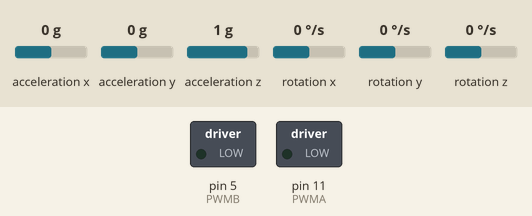
A sketch run on a simulated Arduino Uno, built with avr-gcc and run on an emulated ATmega328P. Parts: switched loads named in the sketch (green lamp = pin HIGH). The inputs (shaded band) are chosen by the test bench; at power-on: acceleration x 0 g, acceleration y 0 g, acceleration z 1 g, rotation x 0 °/s, rotation y 0 °/s, rotation z 0 °/s. EEPROM starts erased. At 8.3 s the program stops and its outputs stay as they are.

Above: at 0.0 s.
At 1.6 s:
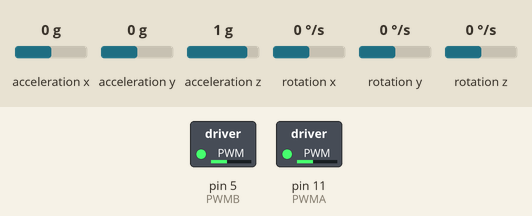
Timing chart, 0 to 3.1 s (numbered marks = the images above):
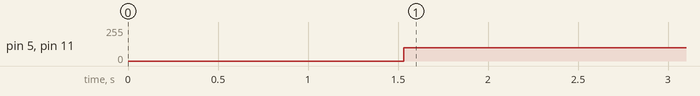

Measured:
- by itself, pin 5 (PWMB), pin 11 (PWMA): 0/255 → 100/255 at 1.5 s

The sketch:

AutomaticCalibrateIMU.ino
```cpp
/*This script is used to calibrate the Pheeno robot's IMU. Stores the values in the
EEPROM.*/

#include <Wire.h>
#include <LSM303.h>
#include <EEPROM.h>

LSM303 compass;
LSM303::vector<int16_t> running_min = {32767, 32767, 32767}, running_max = {-32768, -32768, -32768};

float accX = 0;
float accY = 0;
float accZ = 0;

float count = 1;
int eeAddress = 0;

///////////////////////////////////////////////////////////
//Pin Numbers Here
///////////////////////////////////////////////////////////

const uint8_t IRC = 0; // Analog input center sensor
const uint8_t IRLF = 1; // Analog input left forward sensor
const uint8_t IRL = 2; // Analog input left sensor
const uint8_t IRB = 3; // Analog input back sensor
const uint8_t IRRF = 6; // Analog input right forward sensor
const uint8_t IRR = 7; // Analog input right sensor

const uint8_t PWMA = 11; // A Motor PWM Control
const uint8_t PWMB = 5; // B Motor PWM Control

const uint8_t AMotor1 = 9; // A Motor Direction 1
const uint8_t AMotor2 = 10; // A Motor Direction 2

const uint8_t BMotor1 = 7; // B Motor Direction 1
const uint8_t BMotor2 = 6; // B Motor Direction 2

const uint8_t STBY = 8; // Standby pin to turn off motors.

const uint8_t interruptL = 3;
const uint8_t interruptR = 2;

const uint8_t noInterruptL = 12;
const uint8_t noInterruptR = 13;

void setup() {
  Wire.begin();
  compass.init();
  compass.enableDefault();
}

void loop() {

  for(int i = 0; i<1000; i++){
      compass.read();

      //Acceleration Mean
      accX = (count - 1)/count * accX + 1/count * compass.a.x;
      accY = (count - 1)/count * accY + 1/count * compass.a.y;
      accZ = (count - 1)/count * accZ + 1/count * compass.a.z;

      count = count + 1;
  }

  //Store Values to the EEPROM
  EEPROM.put(eeAddress, int(accX));
  eeAddress += sizeof(int);
  EEPROM.put(eeAddress, int(accY));
  eeAddress += sizeof(int);
  EEPROM.put(eeAddress, int(accZ));
  eeAddress += sizeof(int);

  turnRight(100);
  for(int j = 0; j<5000; j++){
    compass.read();

    //Compass Max and Min
    running_min.x = min(running_min.x, compass.m.x);
    running_min.y = min(running_min.y, compass.m.y);
    running_min.z = min(running_min.z, compass.m.z);

    running_max.x = max(running_max.x, compass.m.x);
    running_max.y = max(running_max.y, compass.m.y);
    running_max.z = max(running_max.z, compass.m.z);
  }

  //Store Values to the EEPROM
  EEPROM.put(eeAddress, running_min.x);
  eeAddress += sizeof(int);
  EEPROM.put(eeAddress, running_min.y);
  eeAddress += sizeof(int);
  EEPROM.put(eeAddress, running_min.z);
  eeAddress += sizeof(int);

  //Store Values to the EEPROM
  EEPROM.put(eeAddress, running_max.x);
  eeAddress += sizeof(int);
  EEPROM.put(eeAddress, running_max.y);
  eeAddress += sizeof(int);
  EEPROM.put(eeAddress, running_max.z);
  eeAddress += sizeof(int);

  while (true){
    noMotion();
  }
}

void noMotion(){
  // Turns the motors off. (They can still rotate passively)
  digitalWrite(STBY, LOW); //Motors OFF
}

void forwardL(int motorSpeed){
  // Left motor drive forward.
  if (motorSpeed>255){
    motorSpeed=255;
  }
  if (motorSpeed<0){
    motorSpeed=0;
  }
  digitalWrite(STBY, HIGH); // Motors ON
  analogWrite(PWMA, motorSpeed); // Speed
  digitalWrite(AMotor1, LOW);
  digitalWrite(AMotor2, HIGH);
}

void reverseR(int motorSpeed){
  // Right motor drive backwards.
  if (motorSpeed>255){
    motorSpeed=255;
  }
  if (motorSpeed<0){
    motorSpeed=0;
  }
  digitalWrite(STBY, HIGH); // Motors ON
  analogWrite(PWMB, motorSpeed); // Speed
  digitalWrite(BMotor1, HIGH);
  digitalWrite(BMotor2, LOW);
}

void turnRight(int motorSpeed){
  reverseR(motorSpeed);
  forwardL(motorSpeed);
}
```
